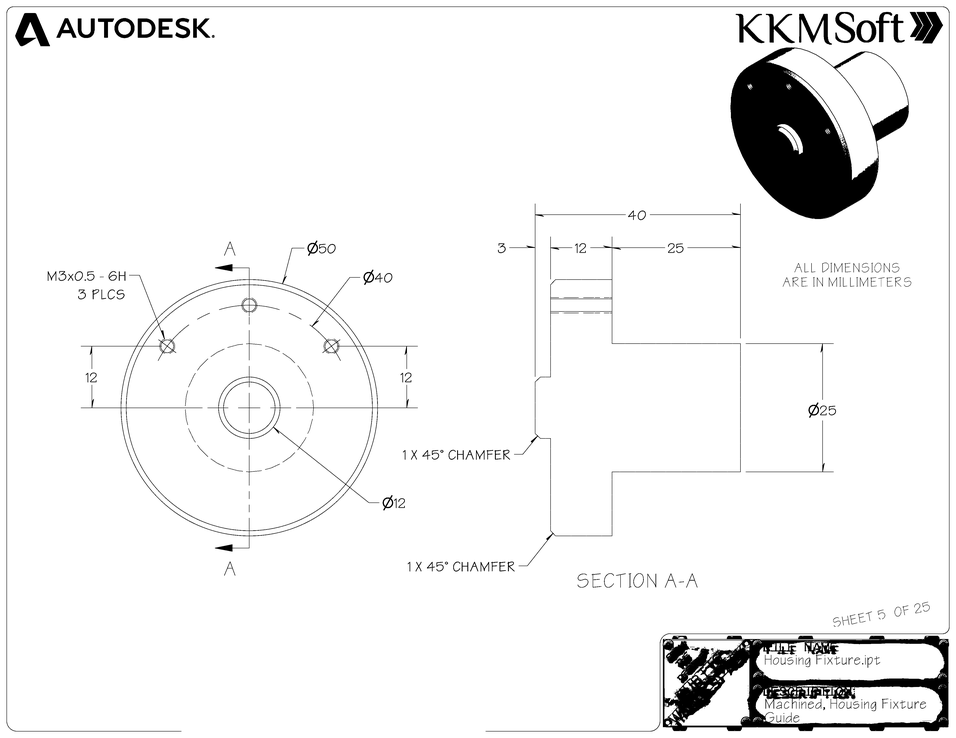
#> input picture debug_page_5.png, 956 x 738 px, shrunk from 4400 x 3400 before the run
$ python -i image_processing.py   (imports and definitions only)
#> lines starting #> are read from the running program, lines starting #| are printed output that depends on the picture; after the words box and inside, x2 and y2 are one past the last pixel; in counts of white or black regions, pixels touching at a corner belong together
#> further down, picture is the input picture: shape (738, 956, 3); min 0, max 255, mean 242.1
import cv2
import numpy as np

class ImageProcessor:
    @staticmethod
    def enhance_image(image, for_symbols=False):
        """
        Enhance image for better OCR
        Args:
            image: Input image
            for_symbols: Boolean to indicate if enhancement is for technical symbols
        """
#> called with for_symbols = False
        image_np = np.array(image)
        gray = cv2.cvtColor(image_np, cv2.COLOR_RGB2GRAY)

        if for_symbols:
            # Enhanced preprocessing for technical symbols
            clahe = cv2.createCLAHE(clipLimit=3.0, tileGridSize=(8,8))
            contrasted = clahe.apply(gray)
            denoised = cv2.fastNlMeansDenoising(contrasted)
            binary = cv2.adaptiveThreshold(
                denoised,
                255,
                cv2.ADAPTIVE_THRESH_GAUSSIAN_C,
                cv2.THRESH_BINARY,
                11,
                2
            )
            kernel = np.ones((2,2), np.uint8)
            return cv2.dilate(binary, kernel, iterations=1)
        else:
            # Standard enhancement
            clahe = cv2.createCLAHE(clipLimit=2.0, tileGridSize=(8,8))
            enhanced = clahe.apply(gray)
            _, binary = cv2.threshold(enhanced, 0, 255, cv2.THRESH_BINARY + cv2.THRESH_OTSU)
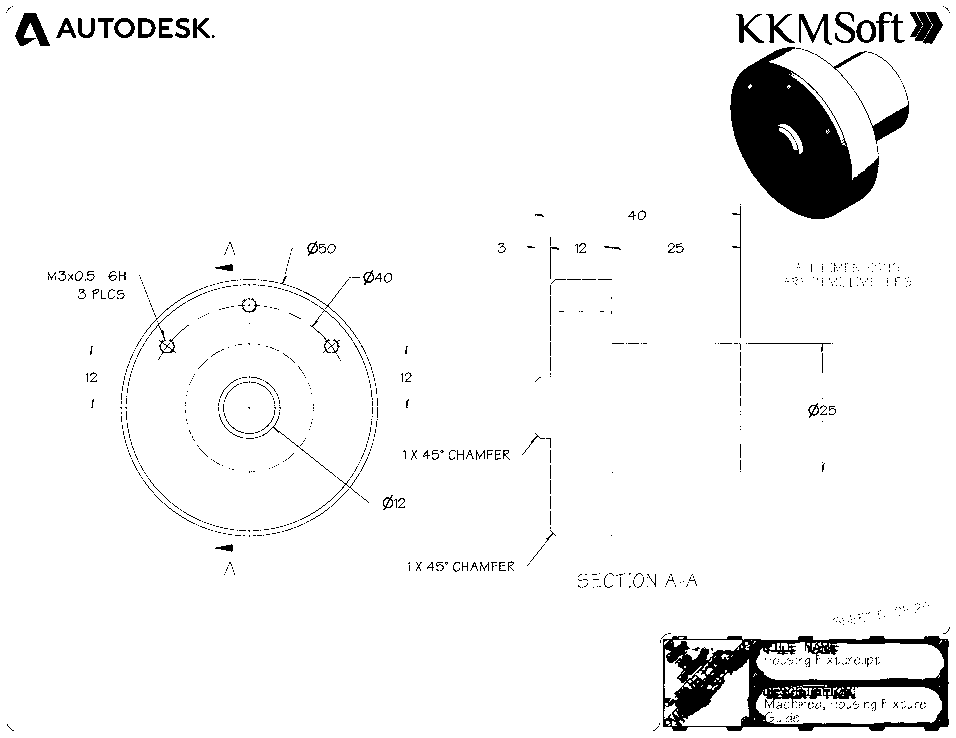
#> binary: shape (738, 956); 95.1% white; 851 black regions (759 under 20 px), largest, box (x1, y1, x2, y2) and area: (730, 47, 879, 219) 13793, (663, 636, 949, 731) 9940, (910, 12, 943, 44) 716
            return binary

>>> import cv2
>>> picture = cv2.cvtColor(cv2.imread('../debug_page_5.png'), cv2.COLOR_BGR2RGB)
>>> result = ImageProcessor().enhance_image(picture)
